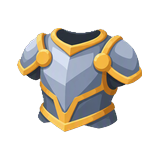
#> input picture clean-flat/kit/assets/armor.png, 160 x 160 px; its folder holds 3 pictures in this run
$ python glyph_list.py ../clean-flat/kit/assets/armor.png
#> lines starting #> are read from the running program, lines starting #| are printed output that depends on the picture
"""
Find a style's single-colour white glyph icons and let a theme recolour them.

  python3 tools/glyph_list.py tactical-dark

White glyphs (pause, home, settings…) disappear on a light theme. An <img> cannot be recoloured with `color`,
but a filter can: this writes one rule into the style's core.css, between markers, that applies
`filter:var(--sc-glyph-filter)` to exactly those icons — painted colour icons (coin, gem, medkit) are left alone.
A dark theme leaves the token at `none`; a light theme sets `brightness(0)` (black) or `brightness(.25)`.
Run again after adding icons.
"""
import pathlib, re, sys
from PIL import Image

ROOT = pathlib.Path(__file__).resolve().parent.parent
style = sys.argv[1]
KIT = ROOT / style / 'kit'
glyphs = []
for f in sorted((KIT / 'assets').glob('*.png')):
    im = Image.open(f).convert('RGBA'); im.thumbnail((64, 64))
#> further down, im is the input picture: PIL image 160x160 RGBA; mean R, G, B, A 52.8, 48.5, 41.1, 85.8
#> after `im.thumbnail((64, 64))`:
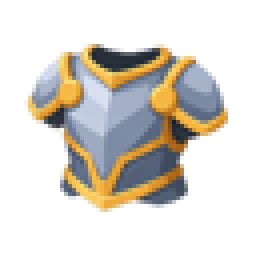
#> im: PIL image 64x64 RGBA (shown 4 times larger); mean R, G, B, A 55.2, 50.5, 42.5, 85.9; transparent parts drawn white
    px = [p for p in (im.get_flattened_data() if hasattr(im, "get_flattened_data") else im.getdata()) if p[3] > 128]
#> px = 1396 items, first 6: (237, 184, 78, 134), (207, 151, 56, 198), (117, 93, 50, 161), (242, 199, 103, 212), (210, 153, 64, 255), (66, 57, 48, 255)
    if not px: continue
    grey_light = sum(1 for r, g, b, a in px if max(r, g, b) - min(r, g, b) < 28 and min(r, g, b) > 150)
#> grey_light = 31
#> pass 3 of the loop `for f in sorted((KIT / 'assets').glob('*.png')):`:
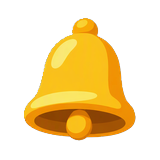
#> input picture clean-flat/kit/assets/bell-color.png, 160 x 160 px
#> im is the input picture: PIL image 160x160 RGBA; mean R, G, B, A 78.8, 56.2, 8.1, 85
#> `im.thumbnail((64, 64))`:
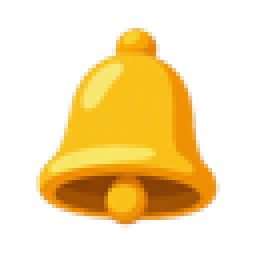
#> im: PIL image 64x64 RGBA (shown 4 times larger); mean R, G, B, A 82.4, 58.5, 8.1, 85.2; transparent parts drawn white
#> px = 1381 items, first 6: (237, 167, 9, 163), (236, 165, 4, 183), (241, 184, 18, 206), (255, 207, 39, 255), (254, 208, 44, 255), (252, 201, 30, 255)
#> grey_light = 0
    if grey_light / len(px) > .9: glyphs.append(f.stem)

sel = ',\n'.join(f'img[src*="assets/"][src$="/{n}.png"]' for n in glyphs)
# :where() keeps both rules at the weight of their first part, so no component rule ever ties with them.
# A button is filled with its accent and carries its own label colour, so its glyph follows the label, not the page.
block = (f'/* glyphs:start — generated by tools/glyph_list.py, do not edit */\n'
         f':where({sel}) {{ filter:var(--sc-glyph-filter); }}\n'
         f'.sc-button > :where({sel}),\n:is(.sc-icon-button:not([data-variant]), .sc-icon-button[data-variant="glossy"]) > :where({sel}) {{ filter:var(--sc-glyph-on-button); }}\n/* glyphs:end */\n')
#> (the run stopped early here; a loop or call above may not have finished)
